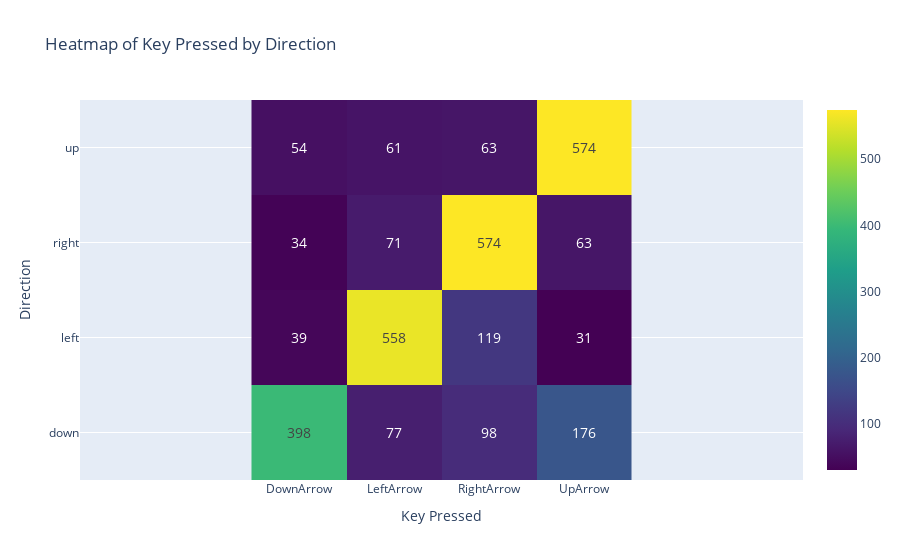

The notebook cell this image was saved under:
### Code cell
# Create a pivot table for Key_Pressed and Direction
pivot_table = trial_data.pivot_table(index='Direction', columns='Key_Pressed', values='Response', aggfunc='count', fill_value=0)

# Convert the pivot table to a format suitable for Plotly
pivot_table = pivot_table.reset_index()
pivot_table_melted = pivot_table.melt(id_vars='Direction', var_name='Key_Pressed', value_name='Count')

# Create the heatmap using Plotly
fig = go.Figure(data=go.Heatmap(
    z=pivot_table_melted['Count'],
    x=pivot_table_melted['Key_Pressed'],
    y=pivot_table_melted['Direction'],
    colorscale='Viridis',
    text=pivot_table_melted['Count'],
    texttemplate="%{text}",
    textfont={"size":14}
))

# Update layout to ensure square cells and add titles
fig.update_layout(
    title='Heatmap of Key Pressed by Direction',
    xaxis_title='Key Pressed',
    yaxis_title='Direction',
    xaxis=dict(scaleanchor='y', scaleratio=1),  # Ensures square cells
    yaxis=dict(scaleanchor='x', scaleratio=1)   # Ensures square cells
)

# Show plot
fig.show()

### Figure 1 — Plotly figure (JSON) as saved in the notebook; plotly's stock layout.template omitted (floating-point values rounded to 4 significant figures)
{"data": [{"colorscale": [[0, "#440154"], [0.1111, "#482878"], [0.2222, "#3e4989"], [0.3333, "#31688e"], [0.4444, "#26828e"], [0.5556, "#1f9e89"], [0.6667, "#35b779"], [0.7778, "#6ece58"], [0.8889, "#b5de2b"], [1, "#fde725"]], "text": [398, 39, 34, 54, 77, 558, 71, 61, 98, 119, 574, 63, 176, 31, 63, 574], "textfont": {"size": 14}, "texttemplate": "%{text}", "type": "heatmap", "x": ["DownArrow", "DownArrow", "DownArrow", "DownArrow", "LeftArrow", "LeftArrow", "LeftArrow", "LeftArrow", "RightArrow", "RightArrow", "RightArrow", "RightArrow", "UpArrow", "UpArrow", "UpArrow", "UpArrow"], "y": ["down", "left", "right", "up", "down", "left", "right", "up", "down", "left", "right", "up", "down", "left", "right", "up"], "z": [398, 39, 34, 54, 77, 558, 71, 61, 98, 119, 574, 63, 176, 31, 63, 574]}], "layout": {"title": {"text": "Heatmap of Key Pressed by Direction"}, "xaxis": {"scaleanchor": "y", "scaleratio": 1, "title": {"text": "Key Pressed"}}, "yaxis": {"scaleanchor": "x", "scaleratio": 1, "title": {"text": "Direction"}}}}
